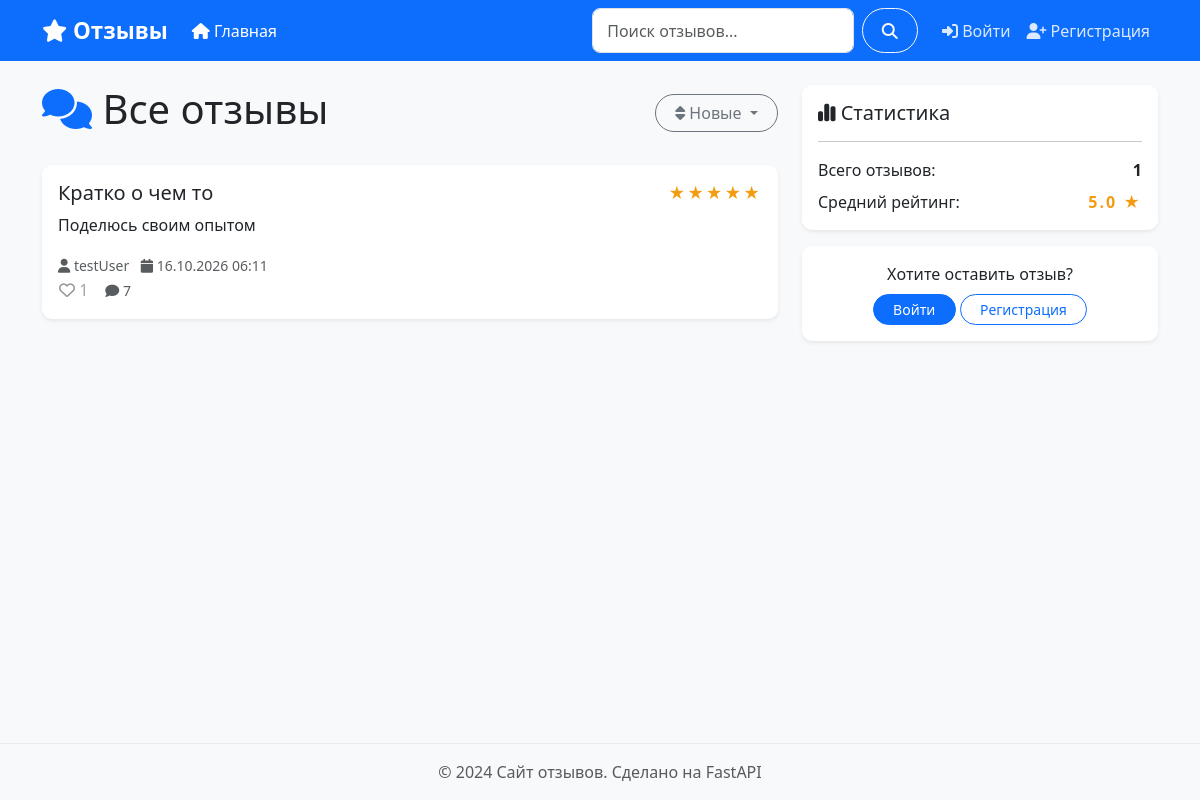
The page / on the database its author committed.
### app/models.py (models this page shows)
class Review(Base):
    __tablename__ = "reviews"
    id = Column(Integer, primary_key=True, index=True)
    title = Column(String(200), nullable=False)
    content = Column(Text, nullable=False)
    rating = Column(Integer, nullable=True)
    created_at = Column(DateTime(timezone=True), server_default=func.now())
    updated_at = Column(DateTime(timezone=True), onupdate=func.now())
    user_id = Column(
        Integer,
        ForeignKey("users.id", ondelete="CASCADE"),
        nullable=False
    )
    author = relationship("User", back_populates="reviews")
    comments = relationship(
        'Comment',
        back_populates='review',
        cascade='all, delete-orphan',
        order_by='Comment.created_at'
    )
    likes = relationship(
        'Like', back_populates='review', cascade='all, delete-orphan'
    )

class User(Base):
    __tablename__ = "users"
    id = Column(Integer, primary_key=True, index=True)
    username = Column(String(50), unique=True, index=True, nullable=False)
    email = Column(String(100), unique=True, index=True, nullable=True)
    hashed_password = Column(String(255), nullable=False)
    is_active = Column(Boolean, default=True, nullable=False)
    created_at = Column(DateTime(timezone=True), server_default=func.now())
    reviews = relationship(
        "Review",
        back_populates="author",
        cascade="all, delete-orphan"
    )
    comments = relationship(
        'Comment',
        back_populates='author',
        cascade='all, delete-orphan'
    )
    likes = relationship(
        'Like', back_populates='user', cascade='all, delete-orphan'
    )

### app/routers/pages.py (the view)
@router.get('/', response_class=HTMLResponse)
async def home(request: Request, page: int = 1, sort: str = 'new',
               db: Session = Depends(get_db)):
    pagination = get_reviews_paginated(db, page=page, per_page=5, sort=sort)
    stats = get_reviews_stats(db)
    user = get_current_user(request)
    reviews_data = []
    for review in pagination['items']:
        reviews_data.append({
            'review': review,
            'comments_count': count_review_comments(db, review.id),
            'likes_count': count_review_likes(db, review.id),
            'liked': has_user_liked(db, user['id'], review.id) if user else False,
        })
    return request.state.templates.TemplateResponse(
        'index.html',
        _ctx(request, {
            'reviews': reviews_data,
            'pagination': pagination,
            'stats': stats,
            'sort': sort,
            'current_page': 'home'
        })
    )

### templates/index.html (shortened to what this page needs)
{% extends "base.html" %}
{% block content %}
<div class="row">
    <div class="col-lg-8">
        <div class="d-flex justify-content-between align-items-center mb-4">
            <h1><i class="fas fa-comments text-primary"></i> Все отзывы</h1>
            <div class="dropdown">
                <button class="btn btn-outline-secondary dropdown-toggle" data-bs-toggle="dropdown">
                    <i class="fas fa-sort"></i>
                    {% if sort == 'new' %}Новые
                    {% elif sort == 'old' %}Старые
                    {% elif sort == 'rating_high' %}Высокий рейтинг
                    {% elif sort == 'rating_low' %}Низкий рейтинг
                    {% endif %}
                </button>
            </div>
        </div>
        {% if reviews %}
            {% for item in reviews %}
            {% set review = item.review %}
            {% set comments_count = item.comments_count %}
            <div class="card mb-3 shadow-sm">
                <div class="card-body">
                    <div class="d-flex justify-content-between align-items-start">
                        <h5 class="card-title mb-0">
                            <a href="/reviews/{{ review.id }}" class="text-decoration-none text-dark">
                                {{ review.title }}
                            </a>
                        </h5>
                        <div class="text-warning">
                            {% for _ in range(review.rating) %}★{% endfor %}
                        </div>
                    </div>
                    <p class="card-text mt-2">{{ review.content|truncate(250) }}</p>
                    <small class="text-muted">
                        <i class="fas fa-user"></i> {{ review.author.username }}
                        <i class="fas fa-calendar ms-2"></i>
                        {{ review.created_at.strftime('%d.%m.%Y %H:%M') }}
                    </small>
                    <div class="d-flex align-items-center gap-3">
                         <button type="butten"
                                class="btn btn-link p-0 text-decoration-none like-btn"
                                data-review-id="{{ review.id }}"
                                {% if not user %}disabled title="Войдите, чтобы лайкать"{% endif %}>
                           <i class="{% if item.liked %}fas{% else %}far{% endif %} fa-heart
                           {% if item.liked %}text-danger{% else %}text-muted{% endif %}"></i>
                           <span class="like-count">{{ item.likes_count }}</span>
                        </button>
                         <small class="text-muted">
                            <i class="fas fa-comment"></i> {{ item.comments_count}}
                         </small>
                    </div>
                </div>
            </div>
            {% endfor %}
        {% else %}
            <div class="alert alert-info">
                <i class="fas fa-info-circle"></i> Пока нет отзывов.
                {% if user %}<a href="/reviews/new">Напишите первый!</a>
                {% else %}<a href="/auth/login">Войдите</a>, чтобы написать отзыв.{% endif %}
            </div>
        {% endif %}
    </div>
    <div class="col-lg-4">
        <div class="card shadow-sm">
            <div class="card-body">
                <h5><i class="fas fa-chart-simple"></i> Статистика</h5>
                <hr>
                <div class="d-flex justify-content-between">
                    <span>Всего отзывов:</span>
                    <span class="fw-bold">{{ stats.total }}</span>
                </div>
                <div class="d-flex justify-content-between mt-2">
                    <span>Средний рейтинг:</span>
                    <span class="fw-bold text-warning">
                        {{ stats.avg_rating }} ★
                    </span>
                </div>
            </div>
        </div>
        {% if not user %}
        <div class="card shadow-sm mt-3">
            <div class="card-body text-center">
                <p class="mb-2">Хотите оставить отзыв?</p>
                <a href="/auth/login" class="btn btn-primary btn-sm">Войти</a>
                <a href="/auth/register" class="btn btn-outline-primary btn-sm">Регистрация</a>
            </div>
        </div>
        {% endif %}
    </div>
</div>
{% endblock %}

### static/style.css (style rules this page uses)
body { background-color: #f8f9fa; min-height: 100vh; display: flex; flex-direction: column; }
.card { transition: transform 0.2s ease, box-shadow 0.2s ease; border: none; border-radius: 10px; }
.card-title { color: #2c3e50; }
.text-warning { color: #f39c12 !important; letter-spacing: 2px; }
.btn { border-radius: 25px; padding-left: 1.2rem; padding-right: 1.2rem; transition: all 0.2s ease; }
.btn-sm { border-radius: 20px; }
.card { animation: fadeIn 0.3s ease; }

### rows shown on the page
Review: title "Кратко о чем то", content "Поделюсь своим опытом", created_at "16.10.2026 06:11"
User: author.username "testUser"

### other values the page prints
{{ item.likes_count }} "1"
{{ item.comments_count }} "7"
{{ stats.total }} "1"
{{ stats.avg_rating }} "5.0"
